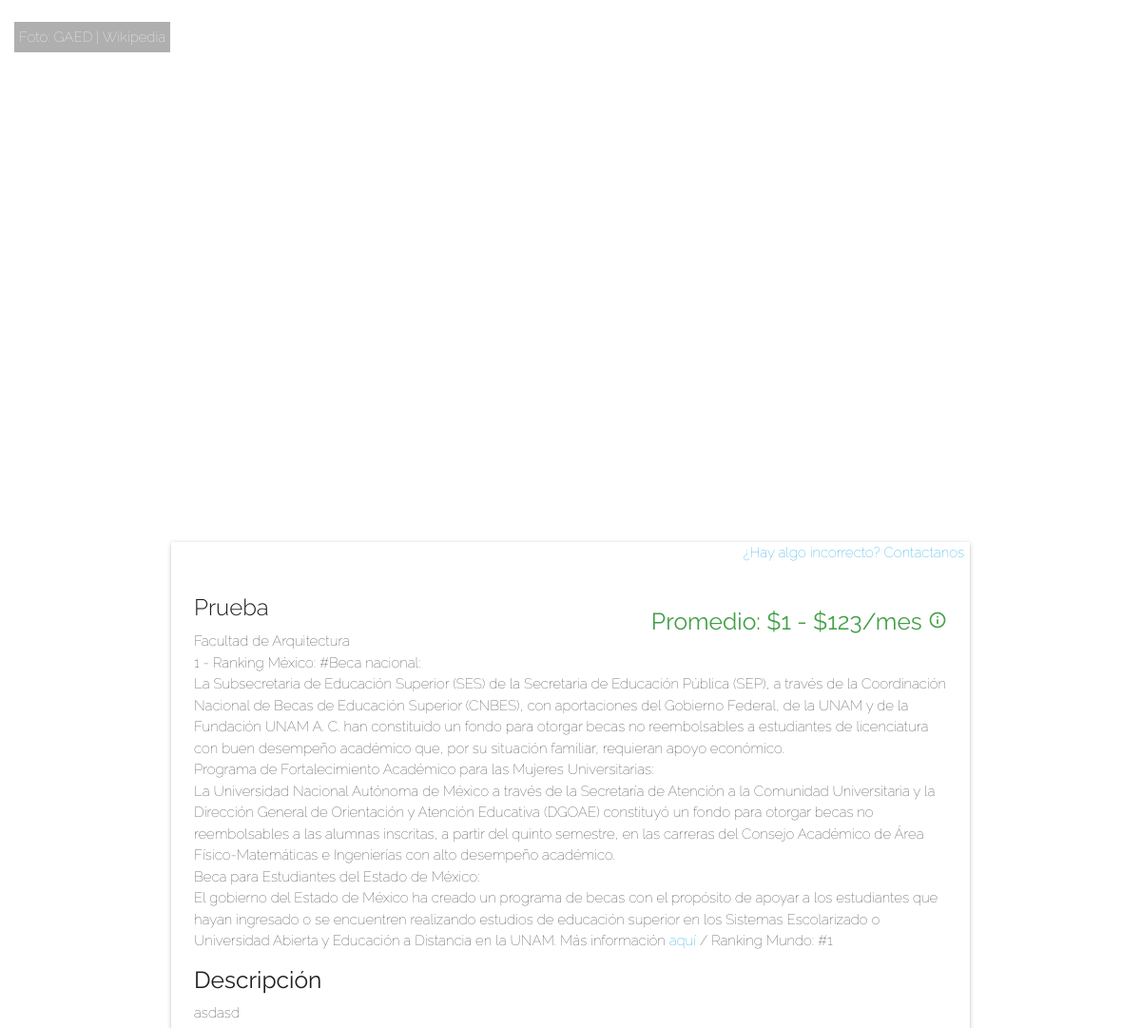
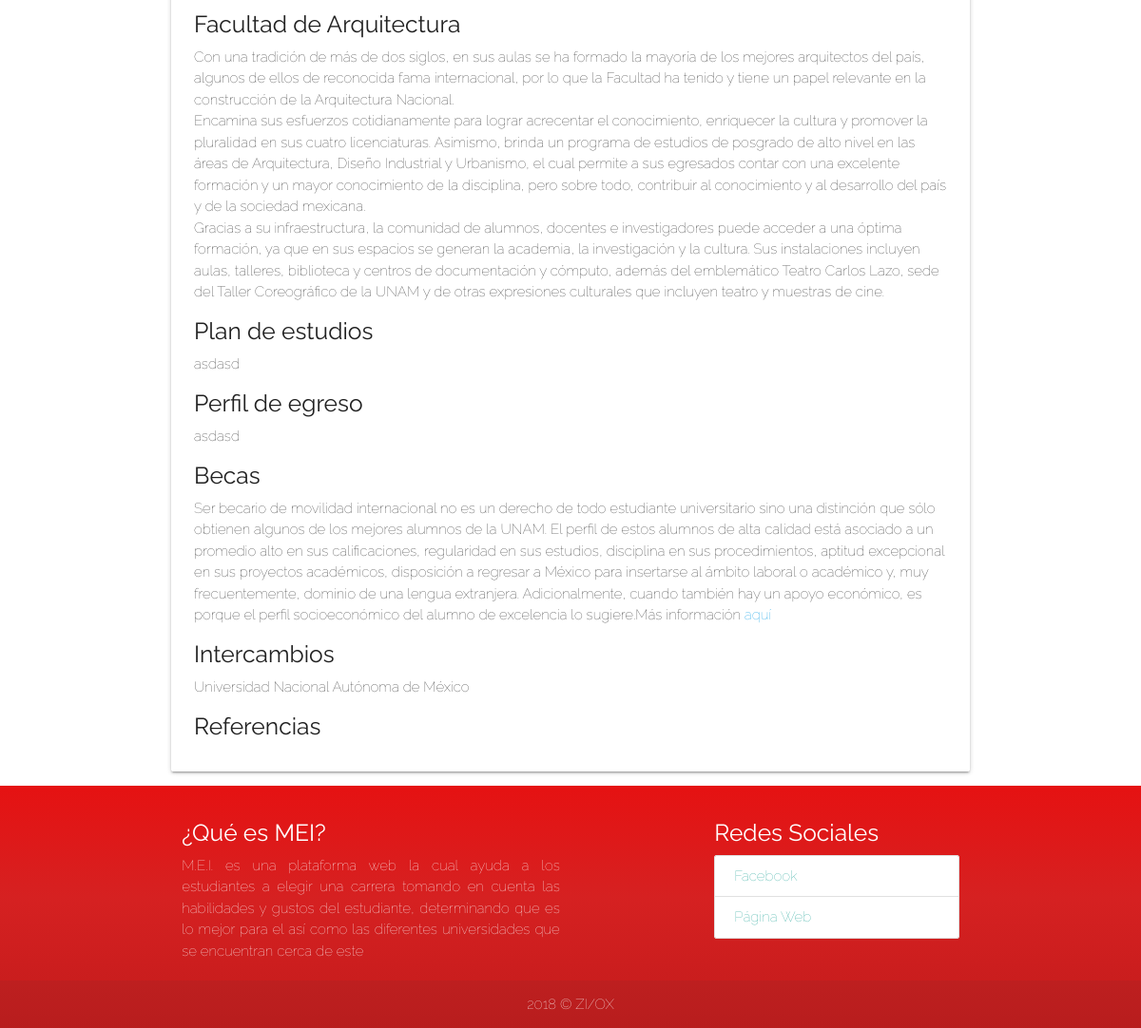
Screenshot of /public/nuevos/carrera.php?carrera=Prueba&uni=Facultad de Arquitectura with the database file from the repository (2 pictures, top to bottom).
### tables this page shows
CREATE TABLE `carrera_uni` (
  `UID` int(11) NOT NULL,
  `id_carrera` int(11) NOT NULL,
  `plan_estudio` mediumtext NOT NULL,
  `perfil_egreso` mediumtext NOT NULL,
  `id_universidad` int(11) NOT NULL,
  `referencias` text NOT NULL
);

CREATE TABLE `universidad` (
  `UID` int(11) NOT NULL,
  `nombre` varchar(150) NOT NULL,
  `descripcion` mediumtext NOT NULL,
  `lat` varchar(72) NOT NULL,
  `lng` varchar(72) NOT NULL,
  `foto_url` varchar(300) DEFAULT NULL,
  `foto_autor` varchar(70) NOT NULL,
  `ciudad` varchar(72) NOT NULL,
  `id_institutucion` int(11) NOT NULL
);

CREATE TABLE `carrera_info` (
  `UID` int(11) NOT NULL,
  `nombre` varchar(72) NOT NULL,
  `descripcion` mediumtext NOT NULL,
  `id_area` int(11) NOT NULL,
  `salario_min` float DEFAULT NULL,
  `salario_max` float DEFAULT NULL,
  `keywords` text NOT NULL
);

CREATE TABLE `institucion` (
  `UID` int(11) NOT NULL,
  `name` varchar(120) NOT NULL,
  `intercambio` mediumtext NOT NULL,
  `becas` mediumtext NOT NULL,
  `rank_nac` int(11) DEFAULT NULL,
  `rank_mun` int(11) DEFAULT NULL
);

### public/nuevos/carrera.php (the view, shortened to what this page needs)
<?php
  include '../../private/conn.php';
  $name = $_GET['carrera'];
  $uni = $_GET['uni'];
  $query = mysqli_query($con,"SELECT * FROM carrera_uni
            JOIN universidad ON universidad.UID = carrera_uni.id_universidad
            JOIN carrera_info ON carrera_info.UID = carrera_uni.id_carrera
            JOIN institucion ON institucion.UID = universidad.id_institutucion
            WHERE carrera_info.nombre  = '$name' AND universidad.nombre = '$uni'");
  $carrera = mysqli_fetch_array($query, MYSQLI_NUM);
  ?>
<html>
    <head>
        <link rel="stylesheet" type="text/css" href="../../assets/css/estilos.css">
    <link rel="stylesheet" href="https://cdnjs.cloudflare.com/ajax/libs/materialize/1.0.0-rc.2/css/materialize.min.css">
    </head>
    <body style="background-image: url('<?php echo $carrera[11]; ?>');background-size: cover;background-attachment: fixed; background-position: center center;">
        <?php
            echo '
            <div>
              <div class=""><span style="position: absolute; padding:5px; margin:15px; background-color:#00000050; color: white; ">Foto: '.$carrera[12].'</span></div>
            </div>';
        ?>
        <div id="container" style="display:block;">
            <div class="container">
                <?php
                  echo '
                  <div class="card white-1">
                  <span class="right" style="margin-right:6px"><a href="#modal-email" class="modal-trigger">¿Hay algo incorrecto? Contactanos</a></span>
                    <div class="card-content">
                      <span class="right green-text text-darken-1"><h5>Promedio: $'.$carrera[18].' - $'.$carrera[19].'/mes <i class="material-icons tooltipped" style="font-size: 20px;" data-position="bottom" data-delay="0" data-tooltip="El promedio depende de la experiencia, el puesto, la preparación profesional y del trabajo realizado en el mes.">info_outline</i></h5></span>
                      <span><h3 class="card-title">'.$carrera[16].'</h3></span>
                      <span class="carrera">'.$carrera[7].'</span><br>
                      <span class="carrera">'.$carrera[22].' - Ranking México: #'.$carrera[25].' / Ranking Mundo: #'.$carrera[26].'</span><br>
                      <h5>Descripción</h5>
                      <span class="carrera">'.$carrera[17].'</span>
                      <h5>'.$uni.'</h5>
                      <span class="carrera">'.$carrera[8].'</span>
                      <h5>Plan de estudios</h5>
                      <span class="carrera">'.$carrera[2].'</span>
                      <h5>Perfil de egreso</h5>
                      <span class="carrera">'.$carrera[3].'</span>
                      <h5>Becas</h5>
                      <span class="carrera">'.$carrera[24].'</span>
                      <h5>Intercambios</h5>
                      <span class="carrera">'.$carrera[23].'</span>
                      <h5>Referencias</h5>
                      <span class="carrera">'.$carrera[5].'</span>
                    </div>
                  </div>';
                ?>
            </div>
        </div>
    </body>
</html>

### public/assets/css/estilos.css (style rules this page uses)
* { margin: 0px; padding: 0px; font-family: 'Raleway', sans-serif; font-weight: lighter; box-sizing: border-box; }
.redColor { background: rgb(229,12,12); background: -moz-linear-gradient(180deg, rgba(229,12,12,0.9424720571822479) 0%, rgba(212,27,27,0.9284664549413515) 46%, rgba(191,20,20,0.9200630935968137) 100%); background: -webkit-linear-gradient(180deg, rgba(229,12,12,0.9424720571822479) 0%, rgba(212,27,27,0.9284664549413515) 46%, rgba(191,20,20,0.9200630935968137) 100%); background: linear-gradient(180deg, rgba(229,12,12,0.9424720571822479) 0%, rgba(212,27,27,0.9284664549413515) 46%, rgba(191,20,20,0.9200630935968137) 100%); filter: progid:DXImageTransform.Microsoft.gradient(startColorstr="#e50c0c",endColorstr="#bf1414",GradientType=1); }

### rows the page displays
carrera_uni: id_universidad.foto_autor "GAED | Wikipedia", id_carrera.id_area "1", id_carrera.salario_min "123", id_carrera.nombre "Prueba", id_universidad.nombre "Facultad de Arquitectura", institucion.UID "1", institucion.becas "Beca nacional: La Subsecretaria de Educación Superior (SES) de la Secretaria de Educación Pública (SEP), a través de la Coordinación Nacional de Becas de Educación Superior (CNBES), con aportaciones del Gobierno Federal, de la UNAM y de la Fundación UNAM A. C. han constituido un fondo para otorgar becas no reembolsables a estudiantes de licenciatura con buen desempeño académico que, por su situación familiar, requieran apoyo económico. Programa de Fortalecimiento Académico para las Mujeres Universitarias: La Universidad Nacional Autónoma de México a través de la Secretaría de Atención a la Comunidad Universitaria y la Dirección General de Orientación y Atención Educativa (DGOAE) constituyó…", institucion.rank_nac "1", id_carrera.descripcion "asdasd", id_universidad.descripcion "Con una tradición de más de dos siglos, en sus aulas se ha formado la mayoría de los mejores arquitectos del país, algunos de ellos de reconocida fama internacional, por lo que la Facultad ha tenido y tiene un papel relevante en la construcción de la Arquitectura Nacional. Encamina sus esfuerzos cotidianamente para lograr acrecentar el conocimiento, enriquecer la cultura y promover la pluralidad en sus cuatro licenciaturas. Asimismo, brinda un programa de estudios de posgrado de alto nivel en las áreas de Arquitectura, Diseño Industrial y Urbanismo, el cual permite a sus egresados contar con una excelente formación y un mayor conocimiento de la disciplina, pero sobre todo, contribuir al…", plan_estudio "asdasd", perfil_egreso "asdasd", institucion.intercambio "Ser becario de movilidad internacional no es un derecho de todo estudiante universitario sino una distinción que sólo obtienen algunos de los mejores alumnos de la UNAM. El perfil de estos alumnos de alta calidad está asociado a un promedio alto en sus calificaciones, regularidad en sus estudios, disciplina en sus procedimientos, aptitud excepcional en sus proyectos académicos, disposición a regresar a México para insertarse al ámbito laboral o académico y, muy frecuentemente, dominio de una lengua extranjera. Adicionalmente, cuando también hay un apoyo económico, es porque el perfil socioeconómico del alumno de excelencia lo sugiere.Más información aquí", institucion.name "Universidad Nacional Autónoma de México"

### other values shown
$uni "Facultad de Arquitectura"
